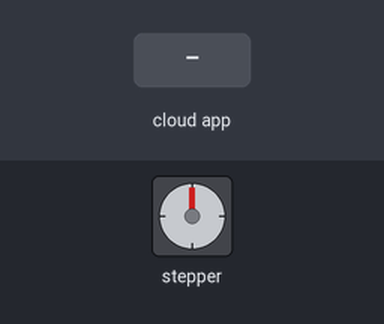
A sketch run on a simulated ESP8266 (NodeMCU). On the bench: stepper motor. The inputs (shaded band) are chosen by the test bench. WiFi joins after 1.5 s; servers stay silent unless stated; the Firebase database answers and starts empty; stepper angles assume 200 steps per turn; what the sketch prints to the serial monitor is not drawn.

Above: at 2.7 s.
2.8 s: the phone or cloud app sets level to 2
At 3.97 s:
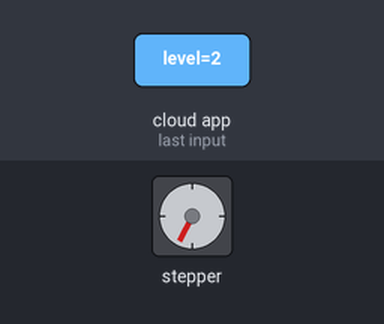
At 4.57 s:
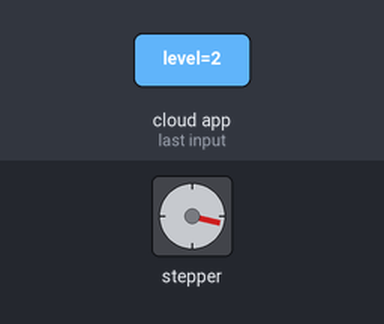
13.3 s: the phone or cloud app sets level to 1
At 13.57 s:
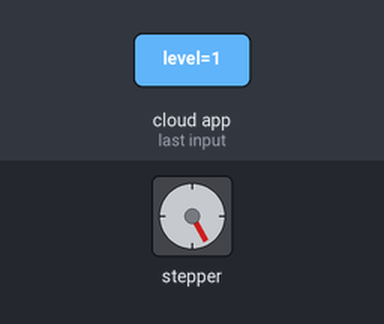
Timing chart, 0 to 22.8 s (numbered marks = the images above; inputs shaded):
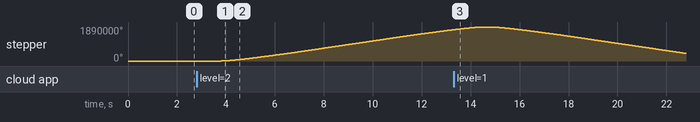

Measured:
- after the input at 2.8 s, stepper: keeps turning clockwise at about 182954°/s, starting after 1.0 s

The sketch:

23.05.08_Floor_end.ino
```cpp
#include <Arduino.h>
#if defined(ESP32)
  #include <WiFi.h>
#elif defined(ESP8266)
  #include <ESP8266WiFi.h>
#endif
#include <Firebase_ESP_Client.h>

//Provide the token generation process info.
#include "addons/TokenHelper.h"
//Provide the RTDB payload printing info and other helper functions.
#include "addons/RTDBHelper.h"

#include <AccelStepper.h>

#define WIFI_SSID "stress" //wifi id
#define WIFI_PASWORD "stopstop" //wifi pw

// Insert Firebase project API Key
#define API_KEY "AIzaSyBHircR-AiLzAB9NqoWrZKe6fOHUbIHlN4"

// Insert RTDB URLefine the RTDB URL */
#define DATABASE_URL "https://endless-stress-default-rtdb.firebaseio.com/"

// Insert RTDB AUTH the RTDB URL */
#define DATABASE_AUTH "zryLInlDYv9qeJ6FPFR047XUYyyUh7Xq4qemV168"

//Define Firebase Data object
FirebaseData fbdo;

FirebaseAuth auth;
FirebaseConfig config;

unsigned long sendDataPrevMillis = 0;
String floorlevel;
String status;
bool signupOK = false;

AccelStepper stepper(1, 12, 13);

void setup() {
  Serial.begin(115200);
  WiFi.begin(WIFI_SSID, WIFI_PASWORD);
  Serial.println("wifi connecting");

  while (WiFi.status() != WL_CONNECTED){
    Serial.print(".");
    delay(500);
  }
  Serial.println();
  Serial.println("WIFI connected : ");
  Serial.println(WiFi.localIP());

  /* Assign the api key (required) */
  config.api_key = API_KEY;

  /* Assign the RTDB URL (required) */
  config.database_url = DATABASE_URL;

  /* Sign up */
  if (Firebase.signUp(&config, &auth, "", "")){
    Serial.println("ok");
    signupOK = true;
  }
  else{
    Serial.printf("%s\n", config.signer.signupError.message.c_str());
  }

  /* Assign the callback function for the long running token generation task */
  config.token_status_callback = tokenStatusCallback; //see addons/TokenHelper.h

  Firebase.begin(&config, &auth);
  Firebase.reconnectWiFi(true);

  stepper.setMaxSpeed(512000);
  stepper.setAcceleration(512000);
}

void loop() {
  int position;

  if (Firebase.ready() && signupOK && (millis() - sendDataPrevMillis > 2000 || sendDataPrevMillis == 0)) {
    sendDataPrevMillis = millis();
    if (Firebase.RTDB.getString(&fbdo, "/floor/level")) {
      if (fbdo.dataType() == "string") {
        floorlevel = fbdo.stringData();
        Serial.print("ordered floor level : ");
        Serial.println(floorlevel);
        if(floorlevel == "1"){
          //firebase 1층 입력 시
          position = 0;
          if (stepper.currentPosition() == position){
            Firebase.RTDB.setString(&fbdo, "floor/status", "0");
          }
          if (stepper.currentPosition() != position){
            Firebase.RTDB.setString(&fbdo, "floor/status", "1");
            stepper.moveTo(position);
            stepper.runToPosition();
            Serial.println("Move To Floor 1");
          }
        }
        if(floorlevel == "2"){
          //firebase 2층 입력 시
          position = 300000*3.5;
          if (stepper.currentPosition() == position){
            Firebase.RTDB.setString(&fbdo, "floor/status", "0");
          }
          if (stepper.currentPosition() != position){
            Firebase.RTDB.setString(&fbdo, "floor/status", "1");
            stepper.moveTo(position);
            stepper.runToPosition();
            Serial.println("Move To Floor 2");
          }
        }
        if(floorlevel == "3"){
          //firebase 3층 입력 시
          position = 300000*3.5*2;
          if (stepper.currentPosition() == position){
            Firebase.RTDB.setString(&fbdo, "floor/status", "0");
          }
          if (stepper.currentPosition() != position){
            Firebase.RTDB.setString(&fbdo, "floor/status", "1");
            stepper.moveTo(position);
            stepper.runToPosition();
            Serial.println("Move To Floor 3");
          }
        }
      }
    }
    else {
      Serial.println(fbdo.errorReason());
    }
  }
}
```
